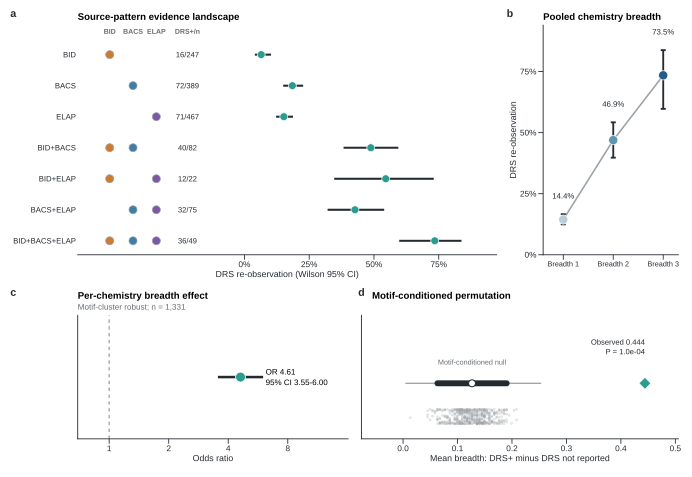

This chart was generated by the following R code:
#!/usr/bin/env Rscript

args <- commandArgs(trailingOnly = FALSE)
script_file <- sub("^--file=", "", grep("^--file=", args, value = TRUE)[1])
SCRIPT_DIR <- dirname(normalizePath(script_file, mustWork = TRUE))
REPO_ROOT <- normalizePath(file.path(SCRIPT_DIR, ".."), mustWork = TRUE)
source(file.path(SCRIPT_DIR, "_figure_common.R"))

# Static preflight contract (implemented by save_trace_figure): family = "Liberation Sans";
# width_mm = 183; svglite::svglite(); grDevices::cairo_pdf();
# ragg::agg_tiff(res = 600); ragg::agg_png(res = 300);
# require_patchwork_panel_alignment().

pattern <- read_tsv("05_aim2", "aim2b_DRS_pattern_rates.tsv")
breadth <- read_tsv("05_aim2", "aim2b_DRS_breadth_rates.tsv")
model <- read_tsv("05_aim2", "aim2b_DRS_breadth_model.tsv")
perm_frozen <- read_tsv("05_aim2", "aim2b_DRS_motif_stratified_permutation.tsv")
union <- read_tsv("05_aim2", "aim2b_HeLa_source_union_DRS.tsv")

stopifnot(
  all.equal(breadth$DRS_support_rate,
            c(0.1441523118766999, 0.4692737430167598, 0.7346938775510204),
            tolerance = 1e-12) == TRUE,
  abs(model[term == "chemistry_breadth", OR] - 4.614066769509874) < 1e-12
)

# Panel a: one combined assay-membership table and Wilson-CI forest.
pattern_order <- c("BID", "BACS", "ELAP", "BID+BACS", "BID+ELAP",
                   "BACS+ELAP", "BID+BACS+ELAP")
pattern[, y := rev(seq_along(pattern_order))[match(support_pattern, pattern_order)]]
pattern[, fraction_label := sprintf("%d/%d", DRS_supported_n, n)]
assay_x <- c(BID = -0.52, BACS = -0.43, ELAP = -0.34)
membership <- rbindlist(lapply(names(assay_x), function(a) {
  pattern[, .(support_pattern, y, assay = a, x = assay_x[[a]],
              present = grepl(a, support_pattern, fixed = TRUE))]
}))
write_plot_source(pattern, "Figure2_panelA_pattern_rates.tsv")
write_plot_source(membership, "Figure2_panelA_assay_membership.tsv")

header <- data.table(x = unname(assay_x), y = 7.75, label = names(assay_x))
p_a <- ggplot(pattern, aes(DRS_support_rate, y)) +
  geom_segment(aes(x = wilson95_low, xend = wilson95_high, yend = y),
               colour = TRACE_COLORS[["ink"]], linewidth = 0.72) +
  geom_point(shape = 21, size = 2.55, fill = TRACE_COLORS[["DRS"]],
             colour = "white", stroke = 0.35) +
  geom_text(aes(x = -0.22, label = fraction_label), hjust = 0.5,
            size = 2.0, family = FONT_FAMILY, colour = TRACE_COLORS[["ink"]]) +
  geom_point(data = membership,
             aes(x = x, y = y, fill = assay, alpha = present),
             inherit.aes = FALSE, shape = 21, size = 2.6,
             colour = TRACE_COLORS[["neutral_mid"]], stroke = 0.35) +
  geom_text(data = header, aes(x, y, label = label), inherit.aes = FALSE,
            size = 1.85, fontface = "bold", family = FONT_FAMILY,
            colour = TRACE_COLORS[["neutral_dark"]]) +
  annotate("text", x = -0.22, y = 7.75, label = "DRS+/n", size = 1.85,
           fontface = "bold", family = FONT_FAMILY,
           colour = TRACE_COLORS[["neutral_dark"]]) +
  scale_fill_manual(values = TRACE_COLORS[c("BID", "BACS", "ELAP")], guide = "none") +
  scale_alpha_manual(values = c(`TRUE` = 1, `FALSE` = 0), guide = "none") +
  scale_y_continuous(breaks = rev(seq_along(pattern_order)), labels = pattern_order,
                     limits = c(0.55, 7.95), expand = c(0, 0)) +
  scale_x_continuous(
    limits = c(-0.57, 0.90), breaks = c(0, 0.25, 0.50, 0.75),
    labels = percent_format(accuracy = 1)
  ) +
  labs(title = "Source-pattern evidence landscape",
       x = "DRS re-observation (Wilson 95% CI)", y = NULL) +
  coord_cartesian(clip = "off") +
  theme_trace() +
  theme(axis.line.y = element_blank(), axis.ticks.y = element_blank(),
        axis.text.y = element_text(size = 5.8))

# Panel b: pooled breadth proportions.
panel_b <- copy(breadth)
panel_b[, breadth_label := paste0("Breadth ", chemistry_breadth)]
panel_b[, percent_label := percent1(DRS_support_rate)]
write_plot_source(panel_b, "Figure2_panelB_breadth_rates.tsv")

p_b <- ggplot(panel_b, aes(chemistry_breadth, DRS_support_rate)) +
  geom_line(colour = TRACE_COLORS[["neutral_mid"]], linewidth = 0.55) +
  geom_errorbar(aes(ymin = wilson95_low, ymax = wilson95_high), width = 0.10,
                linewidth = 0.65, colour = TRACE_COLORS[["ink"]]) +
  geom_point(aes(fill = factor(chemistry_breadth)), shape = 21, size = 3.0,
             colour = "white", stroke = 0.35) +
  geom_text(aes(label = percent_label, y = wilson95_high + 0.075), size = 2.05,
            family = FONT_FAMILY, colour = TRACE_COLORS[["ink"]]) +
  scale_fill_manual(values = c(`1` = "#B8CDD9", `2` = "#6095AD", `3` = "#245B8A"),
                    guide = "none") +
  scale_x_continuous(limits = c(0.72, 3.18), breaks = 1:3,
                     labels = paste("Breadth", 1:3)) +
  scale_y_continuous(limits = c(0, 0.94), breaks = c(0, 0.25, 0.50, 0.75),
                     labels = percent_format(accuracy = 1), expand = c(0, 0)) +
  labs(title = "Pooled chemistry breadth", x = NULL, y = "DRS re-observation") +
  theme_trace() +
  theme(axis.text.x = element_text(size = 5.45))

# Panel c: motif-cluster robust odds ratio.
panel_c <- model[term == "chemistry_breadth",
                 .(term, OR, OR_CI_low, OR_CI_high, p, n, n_motif_clusters)]
stopifnot(panel_c$OR_CI_low > 0, panel_c$OR > 0, panel_c$OR_CI_high > 0)
panel_c[, label := sprintf("OR %.2f; 95%% CI %.2f-%.2f", OR, OR_CI_low, OR_CI_high)]
write_plot_source(panel_c, "Figure2_panelC_breadth_OR.tsv")

p_c <- ggplot(panel_c, aes(OR, 1)) +
  geom_vline(xintercept = 1, colour = TRACE_COLORS[["neutral_mid"]],
             linetype = "22", linewidth = 0.45) +
  geom_segment(aes(x = OR_CI_low, xend = OR_CI_high, yend = 1),
               linewidth = 0.9, colour = TRACE_COLORS[["ink"]]) +
  geom_point(shape = 21, size = 3.2, fill = TRACE_COLORS[["DRS"]],
             colour = "white", stroke = 0.4) +
  geom_text(aes(x = OR_CI_high * 1.03, label = sub("; ", "\n", label)),
            hjust = 0, vjust = 0.5,
            size = 2.1, lineheight = 1.1, family = FONT_FAMILY) +
  scale_x_log10(limits = c(0.8, 14), breaks = c(1, 2, 4, 8)) +
  scale_y_continuous(limits = c(0.72, 1.28), breaks = NULL) +
  labs(title = "Per-chemistry breadth effect",
       subtitle = "Motif-cluster robust; n = 1,331",
       x = "Odds ratio", y = NULL) +
  theme_trace()

# Panel d: simulate the frozen motif-conditioned randomization scheme in R.
# The frozen observed statistic and P value remain authoritative.
set.seed(20261003)
n_perm <- as.integer(perm_frozen$permutations[1])
y <- union$DRS_reported_support
b <- union$chemistry_breadth
n1 <- sum(y == 1)
n0 <- sum(y == 0)
total_b <- sum(b)
positive_b_sum <- numeric(n_perm)
for (idx in split(seq_len(nrow(union)), union$motif)) {
  k <- sum(y[idx] == 1)
  if (k == 0) next
  if (k == length(idx)) {
    positive_b_sum <- positive_b_sum + sum(b[idx])
  } else {
    draws <- replicate(n_perm, sum(sample(b[idx], size = k, replace = FALSE)))
    positive_b_sum <- positive_b_sum + draws
  }
}
null_stat <- positive_b_sum / n1 - (total_b - positive_b_sum) / n0
panel_d_null <- data.table(permutation_id = seq_len(n_perm), null_statistic = null_stat)
panel_d_frozen <- copy(perm_frozen)
q <- quantile(null_stat, c(0, 0.025, 0.5, 0.975, 1))
panel_d_summary <- data.table(
  null_min = q[[1]], null_q025 = q[[2]], null_median = q[[3]],
  null_q975 = q[[4]], null_max = q[[5]],
  observed = perm_frozen$observed[1], p_two_sided = perm_frozen$p_two_sided[1],
  permutations = n_perm
)
write_plot_source(panel_d_null, "Figure2_panelD_motif_conditioned_null.tsv")
write_plot_source(panel_d_frozen, "Figure2_panelD_frozen_permutation_result.tsv")
write_plot_source(panel_d_summary, "Figure2_panelD_null_summary.tsv")

show_idx <- unique(round(seq(1, n_perm, length.out = 500)))
show_null <- panel_d_null[show_idx]
show_null[, y := 0.84 + 0.035 * sin(seq_len(.N) * 1.7)]
p_d <- ggplot() +
  geom_point(data = show_null, aes(null_statistic, y),
             colour = TRACE_COLORS[["neutral_mid"]], alpha = 0.24, size = 0.55) +
  geom_segment(aes(x = q[[1]], xend = q[[5]], y = 1, yend = 1),
               colour = TRACE_COLORS[["neutral_mid"]], linewidth = 0.45) +
  geom_segment(aes(x = q[[2]], xend = q[[4]], y = 1, yend = 1),
               colour = TRACE_COLORS[["ink"]], linewidth = 2.1, lineend = "round") +
  geom_point(aes(x = q[[3]], y = 1), shape = 21, size = 2.1,
             fill = "white", colour = TRACE_COLORS[["ink"]], stroke = 0.55) +
  geom_point(aes(x = perm_frozen$observed[1], y = 1), shape = 23, size = 3.1,
             fill = TRACE_COLORS[["DRS"]], colour = "white", stroke = 0.45) +
  annotate("text", x = perm_frozen$observed[1], y = 1.14,
           label = sprintf("Observed %.3f\nP = %.1e", perm_frozen$observed[1],
                           perm_frozen$p_two_sided[1]),
           hjust = 1, vjust = 0, size = 2.0, lineheight = 1.05,
           family = FONT_FAMILY, colour = TRACE_COLORS[["ink"]]) +
  annotate("text", x = q[[3]], y = 1.09, label = "Motif-conditioned null",
           hjust = 0.5, vjust = 0, size = 1.9, family = FONT_FAMILY,
           colour = TRACE_COLORS[["neutral_dark"]]) +
  scale_x_continuous(limits = c(min(q[[1]] - 0.025, -0.05), perm_frozen$observed[1] + 0.035)) +
  scale_y_continuous(limits = c(0.76, 1.30), breaks = NULL) +
  labs(title = "Motif-conditioned permutation",
       x = "Mean breadth: DRS+ minus DRS not reported", y = NULL) +
  theme_trace() +
  theme(plot.title = element_text(margin = margin(l = 8, b = 2.5)))

design <- "
AAAB
CCDD
"
figure <- p_a + p_b + p_c + p_d +
  plot_layout(design = design, heights = c(1.45, 0.78), guides = "keep") +
  plot_annotation(tag_levels = "a") &
  theme(plot.tag = element_text(size = 8, face = "bold", family = FONT_FAMILY))

save_trace_figure(
  figure, "Figure2_main", height_mm = 126,
  panel_ids = c("a", "b", "c", "d")
)
